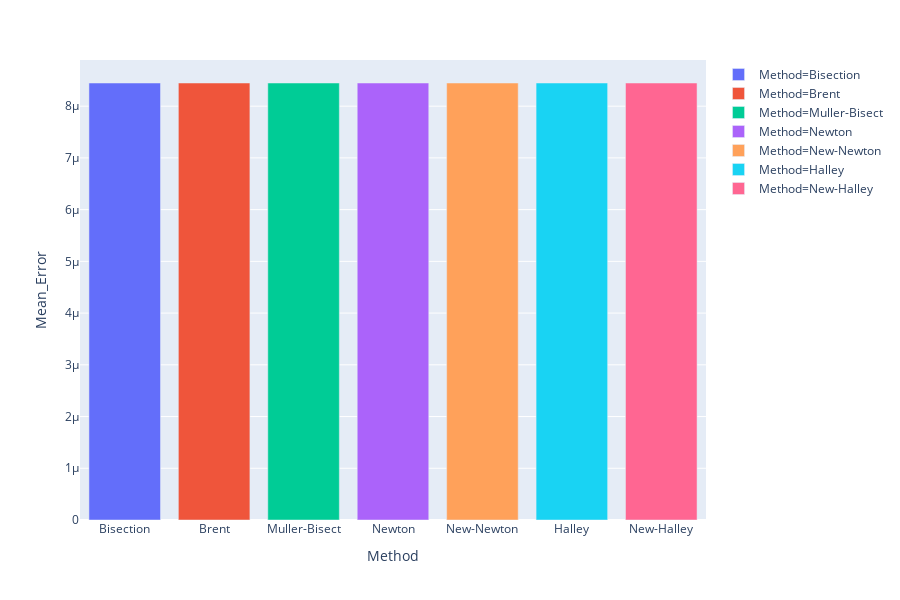

Notebook code for this chart:
### Code cell
import plotly.express as px
px.bar(df_all_method, x='Method', y='Mean_Error', color='Method')

### Figure 1 — Plotly figure (JSON) as saved in the notebook; plotly's stock layout.template omitted (floating-point values rounded to 4 significant figures)
{"data": [{"alignmentgroup": "True", "hoverlabel": {"namelength": 0}, "hovertemplate": "Method=%{x}<br>Mean_Error=%{y}", "legendgroup": "Method=Bisection", "marker": {"color": "#636efa"}, "name": "Method=Bisection", "offsetgroup": "Method=Bisection", "orientation": "v", "showlegend": true, "textposition": "auto", "type": "bar", "x": ["Bisection"], "xaxis": "x", "y": [8.448e-06], "yaxis": "y"}, {"alignmentgroup": "True", "hoverlabel": {"namelength": 0}, "hovertemplate": "Method=%{x}<br>Mean_Error=%{y}", "legendgroup": "Method=Brent", "marker": {"color": "#EF553B"}, "name": "Method=Brent", "offsetgroup": "Method=Brent", "orientation": "v", "showlegend": true, "textposition": "auto", "type": "bar", "x": ["Brent"], "xaxis": "x", "y": [8.448e-06], "yaxis": "y"}, {"alignmentgroup": "True", "hoverlabel": {"namelength": 0}, "hovertemplate": "Method=%{x}<br>Mean_Error=%{y}", "legendgroup": "Method=Muller-Bisect", "marker": {"color": "#00cc96"}, "name": "Method=Muller-Bisect", "offsetgroup": "Method=Muller-Bisect", "orientation": "v", "showlegend": true, "textposition": "auto", "type": "bar", "x": ["Muller-Bisect"], "xaxis": "x", "y": [8.448e-06], "yaxis": "y"}, {"alignmentgroup": "True", "hoverlabel": {"namelength": 0}, "hovertemplate": "Method=%{x}<br>Mean_Error=%{y}", "legendgroup": "Method=Newton", "marker": {"color": "#ab63fa"}, "name": "Method=Newton", "offsetgroup": "Method=Newton", "orientation": "v", "showlegend": true, "textposition": "auto", "type": "bar", "x": ["Newton"], "xaxis": "x", "y": [8.448e-06], "yaxis": "y"}, {"alignmentgroup": "True", "hoverlabel": {"namelength": 0}, "hovertemplate": "Method=%{x}<br>Mean_Error=%{y}", "legendgroup": "Method=New-Newton", "marker": {"color": "#FFA15A"}, "name": "Method=New-Newton", "offsetgroup": "Method=New-Newton", "orientation": "v", "showlegend": true, "textposition": "auto", "type": "bar", "x": ["New-Newton"], "xaxis": "x", "y": [8.448e-06], "yaxis": "y"}, {"alignmentgroup": "True", "hoverlabel": {"namelength": 0}, "hovertemplate": "Method=%{x}<br>Mean_Error=%{y}", "legendgroup": "Method=Halley", "marker": {"color": "#19d3f3"}, "name": "Method=Halley", "offsetgroup": "Method=Halley", "orientation": "v", "showlegend": true, "textposition": "auto", "type": "bar", "x": ["Halley"], "xaxis": "x", "y": [8.448e-06], "yaxis": "y"}, {"alignmentgroup": "True", "hoverlabel": {"namelength": 0}, "hovertemplate": "Method=%{x}<br>Mean_Error=%{y}", "legendgroup": "Method=New-Halley", "marker": {"color": "#FF6692"}, "name": "Method=New-Halley", "offsetgroup": "Method=New-Halley", "orientation": "v", "showlegend": true, "textposition": "auto", "type": "bar", "x": ["New-Halley"], "xaxis": "x", "y": [8.448e-06], "yaxis": "y"}], "layout": {"barmode": "relative", "height": 600, "legend": {"tracegroupgap": 0}, "margin": {"t": 60}, "xaxis": {"anchor": "y", "categoryarray": ["Bisection", "Brent", "Muller-Bisect", "Newton", "New-Newton", "Halley", "New-Halley"], "categoryorder": "array", "domain": [0, 1], "title": {"text": "Method"}}, "yaxis": {"anchor": "x", "domain": [0, 1], "title": {"text": "Mean_Error"}}}}
